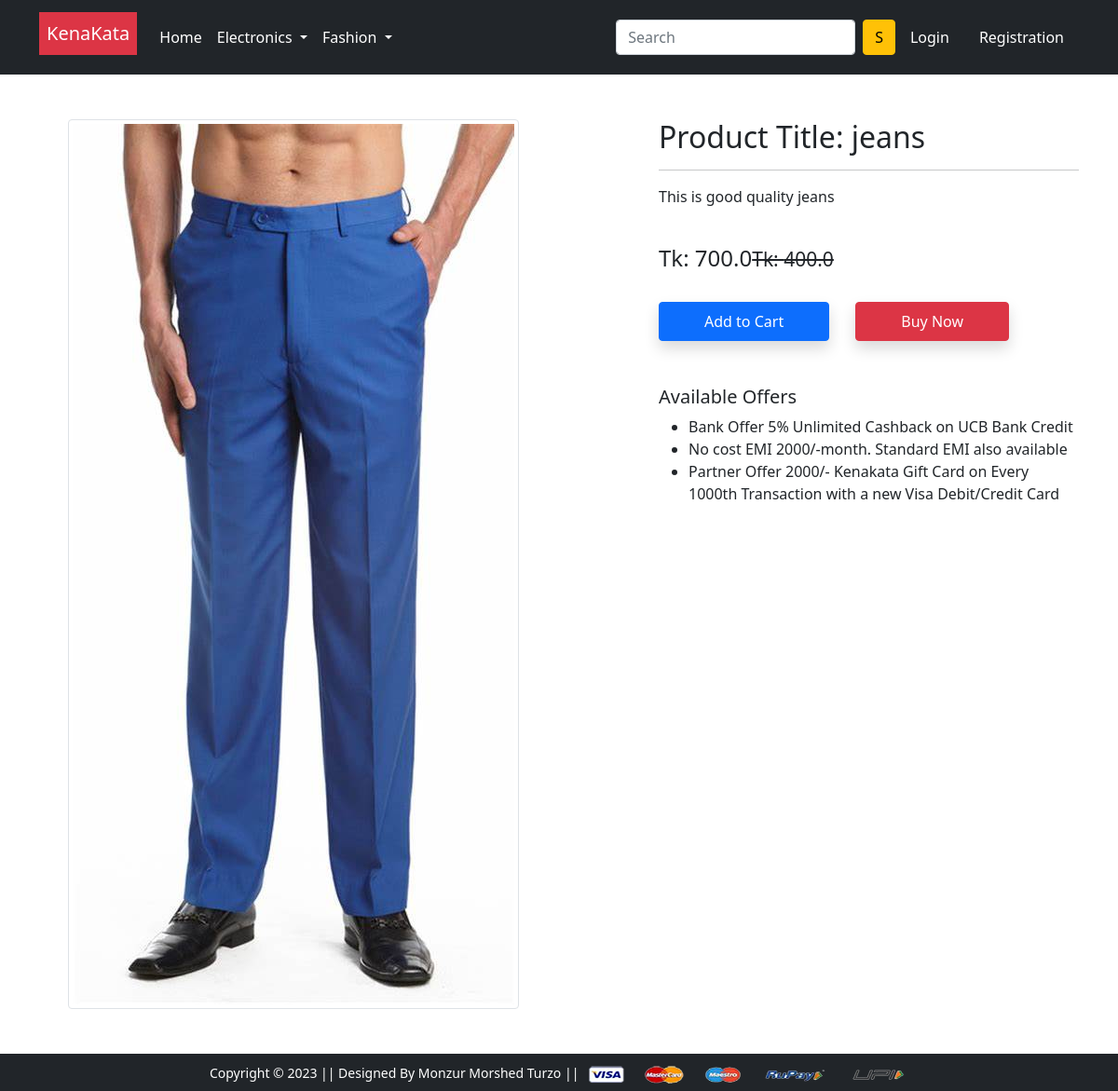
Before: /product-detail/1 with the older database file.
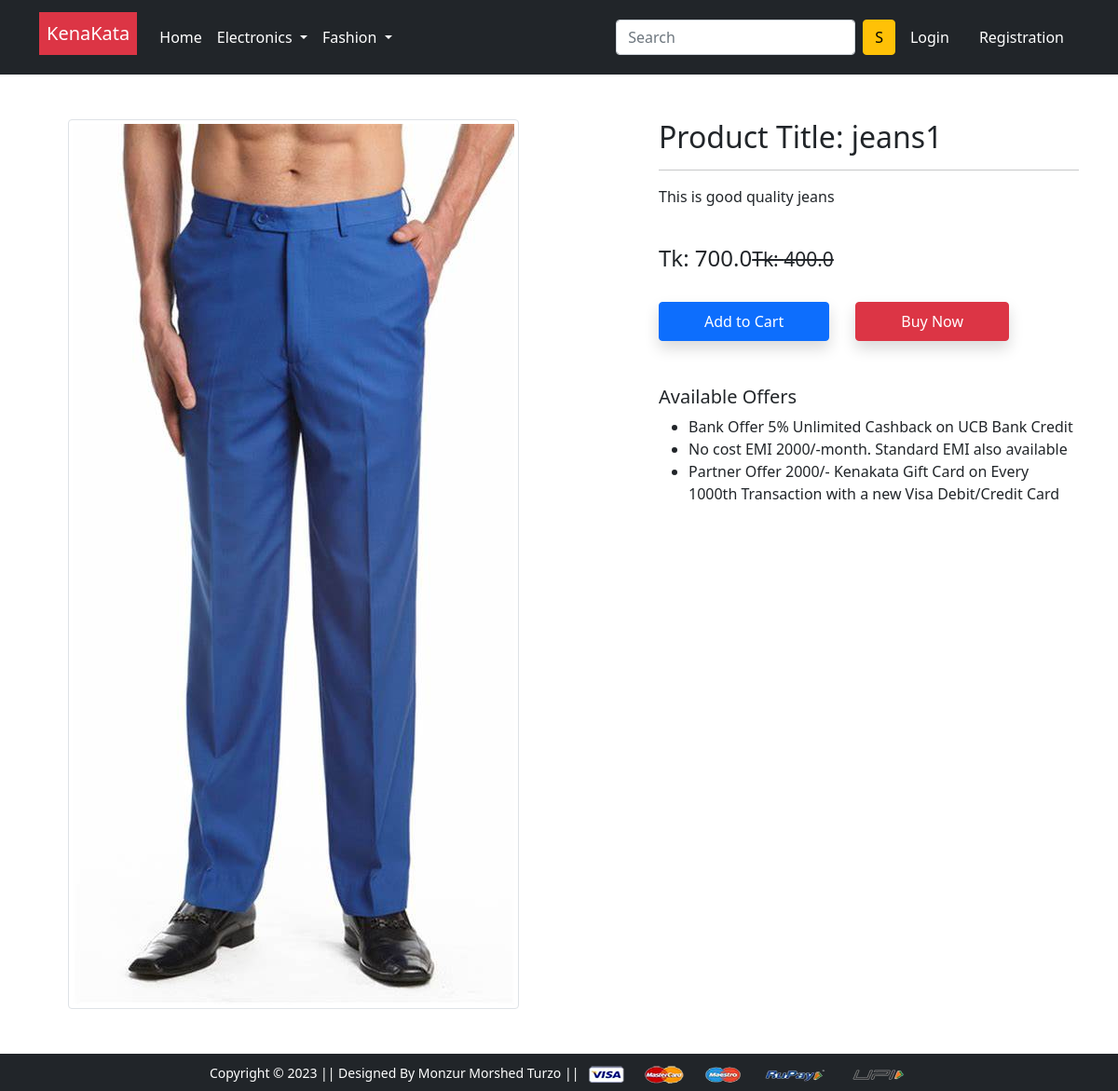
After: the same page with the newer database file.
### app/models.py (models this page shows, shortened)
class Product(models.Model):
    title=models.CharField(max_length=100)
    selling_price=models.FloatField()
    discounted_price=models.FloatField()
    description=models.TextField()
    brand=models.CharField(max_length=100)
    catagory=models.CharField(choices=CATAGORY_CHOICES,max_length=2)
    product_image=models.ImageField(upload_to='productimg')

### app/views.py (the view)
# urls.py: path('product-detail/<int:pk>', views.ProductDetailView.as_view(), name='product-detail'),
class ProductDetailView(View):
    def get(self,request,pk):
        product=Product.objects.get(pk=pk)
        return render(request, 'app/productdetail.html',
        {'product':product})

### app/templates/app/productdetail.html (shortened to what this page needs)
{% extends 'app/base.html' %}
{% load static %}
{% block main-content %}
<div class="container my-5">
 <div class="row">
  <div class="col-sm-6 text-center align-self-center">
   <img src="{{product.product_image.url}}" alt="" class="img-fluid img-thumbnail">
  </div>
  <div class="col-sm-5 offset-sm-1">
   <h2>Product Title: {{product.title}}</h2>
   <hr>
   <p>{{product.description}}</p> <br>
   <h4>Tk: {{product.selling_price}}<small class="fw-light text-decoration-line-through">Tk: {{product.discounted_price}}</small></h4> <br>
   <a href="{% url 'add-to-cart' %}" class="btn btn-primary shadow px-5 py-2">Add to Cart</a>
   <a href="{% url 'buy-now' %}" class="btn btn-danger shadow px-5 py-2 ms-4">Buy Now</a>
   <h5 class="mt-5">Available Offers</h5>
   <ul>
    <li>Bank Offer 5% Unlimited Cashback on UCB Bank Credit</li>
    <li>No cost EMI 2000/-month. Standard EMI also available</li>
    <li>Partner Offer 2000/- Kenakata Gift Card on Every 1000th Transaction with a new Visa Debit/Credit Card</li>
   </ul>
  </div>
 </div>
</div>
{% endblock main-content %}

Changed rows visible on the page:
changed Product "This is good quality jeans": title "jeans" → "jeans1"
